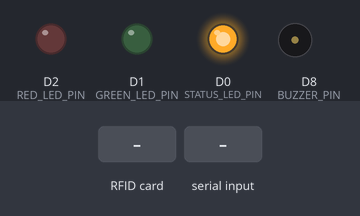
Bench run of a sketch on a simulated ESP8266 (NodeMCU). On the bench: output pins drawn as LEDs (lit = HIGH), buzzer (waves = sounding, pin HIGH). The inputs (shaded band) are chosen by the test bench. WiFi joins after 1.5 s; servers stay silent unless stated; uploads are accepted with an empty reply; what the sketch prints to the serial monitor is not drawn.

Above: at 7.1 s.
7.2 s: RFID card 5E 7A 19 C4 held to the reader
At 7.53 s:
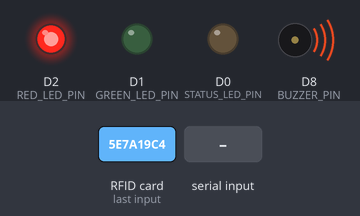
10.2 s: "T" received over Serial
At 12.6 s:
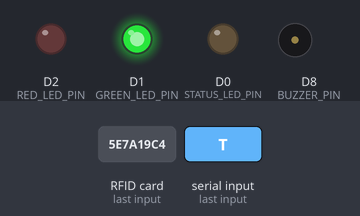
13.2 s: "t" received over Serial
At 16.34 s:
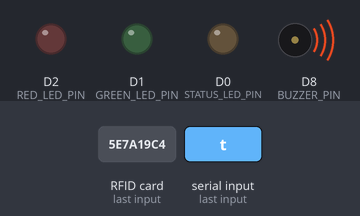
Timing chart, 0 to 17.9 s (numbered marks = the images above; inputs shaded):
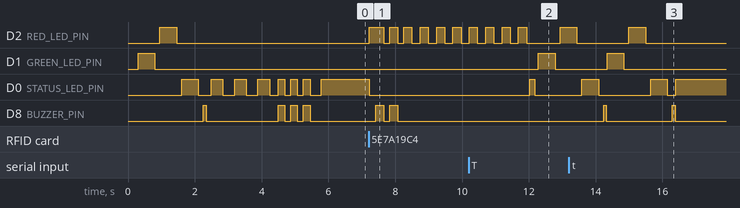

The sketch:

smart_attendance_esp8266.ino
```cpp
/*
 * =========================================================================================
 * SMART ATTENDANCE SYSTEM - IoT BASED COLLEGE MANAGEMENT PLATFORM
 * ESP8266 (NodeMCU) Firmware for RFID RC522, 3 Status LEDs & Buzzer (No LCD Required)
 * =========================================================================================
 *
 * Hardware Connections (NodeMCU ESP8266):
 * - RFID RC522:
 *     3.3V -> 3V3   (DO NOT connect to 5V/VIN!)
 *     GND  -> GND
 *     RST  -> D3 (GPIO 0)
 *     SDA  -> D4 (GPIO 2)
 *     SCK  -> D5 (GPIO 14)
 *     MISO -> D6 (GPIO 12)
 *     MOSI -> D7 (GPIO 13)
 * - 3 LEDs (with 220 Ohm / 330 Ohm resistors to GND):
 *     Green LED  (Attendance Marked)  -> D1 (GPIO 5)
 *     Red LED    (Busy / Rejected)    -> D2 (GPIO 4)
 *     Yellow LED (Wi-Fi / Ready)      -> D0 (GPIO 16)
 * - Piezo Buzzer:
 *     Buzzer (+) -> D8 (GPIO 15)
 *     Buzzer (-) -> GND
 *
 * LED Behavior:
 * - Wi-Fi Connected       : Yellow LED blinks 3 times, then stays ON (Device Ready!)
 * - Device Ready          : Yellow LED ON (Students can tap cards)
 * - Attendance Marked     : Green LED blinks (with success beep)
 * - Rejection / Error     : Red LED blinks 2 times (with 2 error beeps)
 * - 3.5s Busy / Cooldown  : Red LED blinks for ~3.5s ("Do NOT tap card yet!"),
 *                           then Yellow LED turns ON again when Ready!
 * =========================================================================================
 */

#include <ESP8266WiFi.h>
#include <ESP8266HTTPClient.h>
#include <WiFiClient.h>
#include <ArduinoJson.h>
#include <SPI.h>
#include <MFRC522.h>

// Uncomment the line below ONLY if you have a passive buzzer (clicks with digitalWrite)
// #define USE_PASSIVE_BUZZER

// =========================================================================================
// 1. PIN DEFINITIONS
// =========================================================================================

// RC522 RFID SPI Pins (SCK=GPIO14/D5, MISO=GPIO12/D6, MOSI=GPIO13/D7 are fixed hardware SPI)
#define RST_PIN         0       // D3 (GPIO 0)
#define SS_PIN          2       // D4 (GPIO 2) - SDA / SS

// 3 LEDs & Buzzer
#define GREEN_LED_PIN   5       // D1 (GPIO 5)  - Green LED (Attendance Marked)
#define RED_LED_PIN     4       // D2 (GPIO 4)  - Red LED (Rejected / Busy Cooldown)
#define STATUS_LED_PIN  16      // D0 (GPIO 16) - Yellow LED (Wi-Fi 3x Blink + Ready)
#define BUZZER_PIN      15      // D8 (GPIO 15) - Piezo Buzzer

// =========================================================================================
// 2. NETWORK & BACKEND SERVER CONFIGURATION
// =========================================================================================

const char* WIFI_SSID       = "Adii's S24";
const char* WIFI_PASSWORD   = "";   // Open hotspot (no password)

// NOTE FOR SAMSUNG S24 HOTSPOT:
// ESP8266 only supports 2.4 GHz Wi-Fi!
// On your phone: Mobile Hotspot -> Configure -> Band -> Select "2.4 GHz" (not 5 GHz).

// Your laptop's Wi-Fi IPv4 address (verified via ipconfig):
const char* SERVER_BASE_URL = "http://10.35.193.207:5000/api";

// Registered device credentials in backend database (configured by Super Admin):
const char* DEVICE_ID       = "ESP32-TY-A-01";
const char* DEVICE_TOKEN    = "esp32_secret_token_101";

// =========================================================================================
// 3. GLOBAL OBJECTS & STATE VARIABLES
// =========================================================================================

MFRC522 mfrc522(SS_PIN, RST_PIN);

struct OfflineScan {
  char cardUid[20];
  char eventId[32];
  unsigned long timestamp;
};

#define OFFLINE_QUEUE_SIZE 20
OfflineScan offlineQueue[OFFLINE_QUEUE_SIZE];
int queueCount = 0;

const unsigned long SCAN_BUSY_COOLDOWN_MS = 3500; // 3.5 sec busy cooldown with Red LED blink
unsigned long lastHeartbeatMillis = 0;
const unsigned long HEARTBEAT_INTERVAL_MS = 60000; // 60 seconds
unsigned long lastReconnectMillis = 0;

// =========================================================================================
// 4. BUZZER & 3-LED FEEDBACK HELPERS
// =========================================================================================

void buzzerOn(int freq = 2000) {
#ifdef USE_PASSIVE_BUZZER
  tone(BUZZER_PIN, freq);
#else
  digitalWrite(BUZZER_PIN, HIGH);
#endif
}

void buzzerOff() {
#ifdef USE_PASSIVE_BUZZER
  noTone(BUZZER_PIN);
#else
  digitalWrite(BUZZER_PIN, LOW);
#endif
}

void playStartupBeep() {
  buzzerOn(2200);
  delay(80);
  buzzerOff();
}

void runLedAndBuzzerTest() {
  Serial.println("[TEST] Checking all 3 LEDs + Buzzer one by one...");
  digitalWrite(GREEN_LED_PIN, LOW);
  digitalWrite(RED_LED_PIN, LOW);
  digitalWrite(STATUS_LED_PIN, LOW);

  Serial.println("[TEST] 1/3 Green LED (D1) ON");
  digitalWrite(GREEN_LED_PIN, HIGH); delay(500);
  digitalWrite(GREEN_LED_PIN, LOW);  delay(150);

  Serial.println("[TEST] 2/3 Red LED (D2) ON");
  digitalWrite(RED_LED_PIN, HIGH);   delay(500);
  digitalWrite(RED_LED_PIN, LOW);    delay(150);

  Serial.println("[TEST] 3/3 Yellow LED (D0) ON");
  digitalWrite(STATUS_LED_PIN, HIGH); delay(500);
  digitalWrite(STATUS_LED_PIN, LOW);  delay(150);

  playStartupBeep();
  Serial.println("[TEST] Hardware test finished.");
}

// Yellow LED: Ready when Wi-Fi is connected, OFF when disconnected
void updateReadyLed() {
  if (WiFi.status() == WL_CONNECTED) {
    digitalWrite(STATUS_LED_PIN, HIGH); // Ready! Tap card
  } else {
    digitalWrite(STATUS_LED_PIN, LOW);  // Not connected yet
  }
}

// Blink Yellow LED 3 times to confirm Wi-Fi connectivity, then leave Yellow ON (Ready)
void indicateWifiConnected() {
  digitalWrite(GREEN_LED_PIN, LOW);
  digitalWrite(RED_LED_PIN, LOW);
  digitalWrite(STATUS_LED_PIN, LOW);
  delay(250);
  for (int i = 0; i < 3; i++) {
    digitalWrite(STATUS_LED_PIN, HIGH);
    buzzerOn(2200);
    delay(200);
    digitalWrite(STATUS_LED_PIN, LOW);
    buzzerOff();
    delay(180);
  }
  delay(150);
  digitalWrite(STATUS_LED_PIN, HIGH); // Stay ON = Ready for scanning!
}

// Green LED blinks on successful attendance mark
void indicateAttendanceMarked() {
  digitalWrite(STATUS_LED_PIN, LOW);
  digitalWrite(RED_LED_PIN, LOW);
  for (int i = 0; i < 3; i++) {
    digitalWrite(GREEN_LED_PIN, HIGH);
    if (i == 0) buzzerOn(2400);
    delay(220);
    buzzerOff();
    digitalWrite(GREEN_LED_PIN, LOW);
    delay(140);
  }
}

// Red LED blinks 2 times on rejection (Unknown card, Duplicate, Blocked, Error)
void indicateRejection() {
  digitalWrite(STATUS_LED_PIN, LOW);
  digitalWrite(GREEN_LED_PIN, LOW);
  for (int i = 0; i < 2; i++) {
    digitalWrite(RED_LED_PIN, HIGH);
    buzzerOn(900);
    delay(240);
    digitalWrite(RED_LED_PIN, LOW);
    buzzerOff();
    delay(180);
  }
}

// 3-4 sec Busy / Cooldown: Red LED blinks continuously -> "Do NOT tap card yet!"
// Then turns Red OFF and turns Yellow ON -> "Device Ready again!"
void waitBusyCooldownAndSignalReady(unsigned long durationMs) {
  digitalWrite(STATUS_LED_PIN, LOW);
  digitalWrite(GREEN_LED_PIN, LOW);

  Serial.println("[BUSY] Cooldown active (Red blinking - Do NOT tap card yet)...");
  unsigned long startMs = millis();
  bool redState = true;

  while (millis() - startMs < durationMs) {
    digitalWrite(RED_LED_PIN, redState ? HIGH : LOW);
    redState = !redState;

    // Drain/halt any premature card read attempts during cooldown
    if (mfrc522.PICC_IsNewCardPresent() && mfrc522.PICC_ReadCardSerial()) {
      mfrc522.PICC_HaltA();
      mfrc522.PCD_StopCrypto1();
    }
    delay(220);
  }

  digitalWrite(RED_LED_PIN, LOW);
  delay(100);

  // Ready again -> Yellow LED blinks briefly and stays ON
  if (WiFi.status() == WL_CONNECTED) {
    digitalWrite(STATUS_LED_PIN, HIGH);
    delay(150);
    digitalWrite(STATUS_LED_PIN, LOW);
    delay(100);
    digitalWrite(STATUS_LED_PIN, HIGH);
    Serial.println("[READY] Yellow LED ON -> Ready for next RFID card!");
  } else {
    Serial.println("[WIFI] Offline -> waiting for Wi-Fi connection...");
  }
}

// =========================================================================================
// 5. WI-FI & HEARTBEAT MANAGEMENT
// =========================================================================================

void startWiFiConnection() {
  WiFi.persistent(false);
  WiFi.setAutoReconnect(true);
  WiFi.mode(WIFI_STA);
  if (strlen(WIFI_PASSWORD) == 0) {
    WiFi.begin(WIFI_SSID); // Open hotspot (no password)
  } else {
    WiFi.begin(WIFI_SSID, WIFI_PASSWORD);
  }
}

void connectWiFi() {
  Serial.printf("\n[WIFI] Connecting to \"%s\"", WIFI_SSID);
  startWiFiConnection();

  int attempts = 0;
  while (WiFi.status() != WL_CONNECTED && attempts < 30) {
    digitalWrite(STATUS_LED_PIN, attempts % 2 == 0 ? HIGH : LOW);
    delay(350);
    Serial.print(".");
    attempts++;
  }

  if (WiFi.status() == WL_CONNECTED) {
    Serial.println("\n[WIFI] Connected!");
    Serial.print("[WIFI] ESP8266 IP Address: ");
    Serial.println(WiFi.localIP());
    indicateWifiConnected(); // Blinks Yellow 3 times, then keeps Yellow ON (Ready!)
  } else {
    digitalWrite(STATUS_LED_PIN, LOW);
    Serial.println("\n[WIFI] Failed! Ensure 'Adii's S24' Hotspot Band is set to 2.4 GHz.");
    indicateRejection(); // 2 Red blinks
  }
}

void sendHeartbeat() {
  if (WiFi.status() != WL_CONNECTED) return;

  WiFiClient client;
  HTTPClient http;
  String url = String(SERVER_BASE_URL) + "/devices/heartbeat";

  if (!http.begin(client, url)) return;

  http.setTimeout(4000);
  http.addHeader("Content-Type", "application/json");
  http.addHeader("X-Device-Id", DEVICE_ID);
  http.addHeader("X-Device-Token", DEVICE_TOKEN);

  StaticJsonDocument<128> doc;
  doc["deviceId"] = DEVICE_ID;
  doc["wifiRssi"] = WiFi.RSSI();
  doc["freeHeap"] = ESP.getFreeHeap();

  String payload;
  serializeJson(doc, payload);

  int httpCode = http.POST(payload);
  if (httpCode > 0) {
    Serial.printf("[HEARTBEAT] Server HTTP %d (Online)\n", httpCode);
  } else {
    Serial.printf("[HEARTBEAT] Error: %s\n", http.errorToString(httpCode).c_str());
  }
  http.end();
}

// =========================================================================================
// 6. OFFLINE SCAN BUFFER & SYNCHRONIZATION
// =========================================================================================

void enqueueOfflineScan(const String& uid) {
  if (queueCount >= OFFLINE_QUEUE_SIZE) {
    for (int i = 0; i < OFFLINE_QUEUE_SIZE - 1; i++) {
      offlineQueue[i] = offlineQueue[i + 1];
    }
    queueCount = OFFLINE_QUEUE_SIZE - 1;
  }

  strncpy(offlineQueue[queueCount].cardUid, uid.c_str(), sizeof(offlineQueue[queueCount].cardUid) - 1);
  offlineQueue[queueCount].cardUid[sizeof(offlineQueue[queueCount].cardUid) - 1] = '\0';
  snprintf(offlineQueue[queueCount].eventId, sizeof(offlineQueue[queueCount].eventId), "OFF-%lu-%d", millis(), queueCount);
  offlineQueue[queueCount].timestamp = millis();
  queueCount++;

  Serial.printf("[OFFLINE] Buffered UID %s. Queue size: %d\n", uid.c_str(), queueCount);
}

void syncOfflineScans() {
  if (queueCount == 0 || WiFi.status() != WL_CONNECTED) return;

  Serial.printf("[SYNC] Syncing %d offline scan(s)...\n", queueCount);
  WiFiClient client;
  HTTPClient http;
  String url = String(SERVER_BASE_URL) + "/devices/sync-offline";

  if (!http.begin(client, url)) return;

  http.setTimeout(5000);
  http.addHeader("Content-Type", "application/json");
  http.addHeader("X-Device-Id", DEVICE_ID);
  http.addHeader("X-Device-Token", DEVICE_TOKEN);

  DynamicJsonDocument doc(2048);
  JsonArray queueArr = doc.createNestedArray("queue");
  for (int i = 0; i < queueCount; i++) {
    JsonObject item = queueArr.createNestedObject();
    item["cardUid"] = offlineQueue[i].cardUid;
    item["scanEventId"] = offlineQueue[i].eventId;
    item["timestamp"] = offlineQueue[i].timestamp;
  }

  String payload;
  serializeJson(doc, payload);
  int httpCode = http.POST(payload);

  if (httpCode == 200 || httpCode == 201) {
    Serial.println("[SYNC] Offline queue synced successfully!");
    queueCount = 0;
  } else {
    Serial.printf("[SYNC] Sync failed. HTTP %d\n", httpCode);
  }
  http.end();
}

// =========================================================================================
// 7. REST API SCAN DISPATCHER
// =========================================================================================

void sendScanToServer(const String& cardUid) {
  // Turn Yellow OFF & Red ON while communicating with server ("Scanning — do not tap!")
  digitalWrite(STATUS_LED_PIN, LOW);
  digitalWrite(GREEN_LED_PIN, LOW);
  digitalWrite(RED_LED_PIN, HIGH);

  if (WiFi.status() != WL_CONNECTED) {
    Serial.println("[OFFLINE] Wi-Fi not connected -> scan buffered offline.");
    enqueueOfflineScan(cardUid);
    digitalWrite(RED_LED_PIN, LOW);
    indicateRejection(); // 2 Red blinks
    waitBusyCooldownAndSignalReady(SCAN_BUSY_COOLDOWN_MS);
    return;
  }

  WiFiClient client;
  HTTPClient http;
  String url = String(SERVER_BASE_URL) + "/devices/scan";

  if (!http.begin(client, url)) {
    Serial.println("[HTTP] Unable to begin connection.");
    digitalWrite(RED_LED_PIN, LOW);
    indicateRejection();
    waitBusyCooldownAndSignalReady(SCAN_BUSY_COOLDOWN_MS);
    return;
  }

  http.setTimeout(4000);
  http.addHeader("Content-Type", "application/json");
  http.addHeader("X-Device-Id", DEVICE_ID);
  http.addHeader("X-Device-Token", DEVICE_TOKEN);

  StaticJsonDocument<256> reqDoc;
  reqDoc["cardUid"] = cardUid;
  reqDoc["scanEventId"] = "EVT-" + String(millis());
  reqDoc["deviceCode"] = DEVICE_ID;

  String reqPayload;
  serializeJson(reqDoc, reqPayload);

  int httpCode = http.POST(reqPayload);
  digitalWrite(RED_LED_PIN, LOW);

  if (httpCode > 0) {
    String responseString = http.getString();
    DynamicJsonDocument resDoc(1024);
    DeserializationError error = deserializeJson(resDoc, responseString);

    if (!error) {
      bool isSuccess = resDoc["success"] | false;
      const char* studentName = resDoc["studentName"] | "Unknown";
      const char* subjectName = resDoc["subjectName"] | "Lecture";
      const char* statusText  = resDoc["attendanceStatus"] | "";
      const char* msg         = resDoc["message"] | "No message";
      const char* errCode     = resDoc["errorCode"] | "";

      if (isSuccess) {
        Serial.printf("[SUCCESS] %s -> %s (%s)\n", studentName, subjectName, statusText);
        indicateAttendanceMarked(); // Green LED blinks!
      } else {
        Serial.printf("[REJECTED] (%s) %s\n", errCode, msg);
        indicateRejection(); // Red LED blinks 2 times!
      }
    } else {
      Serial.println("[ERROR] Invalid server response.");
      indicateRejection();
    }
  } else {
    Serial.printf("[HTTP ERROR] %s -> Buffering scan offline.\n", http.errorToString(httpCode).c_str());
    enqueueOfflineScan(cardUid);
    indicateRejection();
  }

  http.end();

  // 3.5-second Red LED blinking cooldown ("Do NOT tap yet"), then Yellow LED ON (Ready!)
  waitBusyCooldownAndSignalReady(SCAN_BUSY_COOLDOWN_MS);
}

// =========================================================================================
// 8. SETUP & MAIN LOOP
// =========================================================================================

void setup() {
  Serial.begin(115200);
  delay(300);
  Serial.println("\n=== SMART ATTENDANCE SYSTEM (ESP8266 NodeMCU) ===");

  pinMode(GREEN_LED_PIN, OUTPUT);
  pinMode(RED_LED_PIN, OUTPUT);
  pinMode(STATUS_LED_PIN, OUTPUT);
  pinMode(BUZZER_PIN, OUTPUT);

  digitalWrite(GREEN_LED_PIN, LOW);
  digitalWrite(RED_LED_PIN, LOW);
  digitalWrite(STATUS_LED_PIN, LOW);
  buzzerOff();

  runLedAndBuzzerTest();

  SPI.begin();
  mfrc522.PCD_Init();
  delay(100);
  mfrc522.PCD_SetAntennaGain(mfrc522.RxGain_max);
  byte rcVersion = mfrc522.PCD_ReadRegister(mfrc522.VersionReg);
  Serial.printf("[RFID] Reader Version: 0x%02X ", rcVersion);
  mfrc522.PCD_DumpVersionToSerial();
  if (rcVersion == 0x00 || rcVersion == 0xFF) {
    Serial.println("[RFID ERROR] RC522 module not responding! Check 3.3V power & RST(D3)/SDA(D4)/SCK(D5)/MISO(D6)/MOSI(D7) wires.");
    indicateRejection();
  }

  connectWiFi();
  sendHeartbeat();
  Serial.println("[READY] System ready! Tap an RFID card (or send 'T' in Serial Monitor to test LEDs).");
}

void loop() {
  unsigned long currentMillis = millis();
  updateReadyLed();

  if (Serial.available() > 0) {
    char cmd = Serial.read();
    if (cmd == 'T' || cmd == 't') {
      runLedAndBuzzerTest();
    }
  }

  // 1. Reconnect Wi-Fi every 25 seconds if disconnected (proper timeout for phone hotspot DHCP)
  if (WiFi.status() != WL_CONNECTED && (currentMillis - lastReconnectMillis >= 25000)) {
    lastReconnectMillis = currentMillis;
    Serial.println("[WIFI] Reconnecting...");
    connectWiFi();
    if (WiFi.status() == WL_CONNECTED) {
      sendHeartbeat();
      syncOfflineScans();
    }
  }

  // 2. Periodic Heartbeat & Offline Sync every 60 seconds
  if (currentMillis - lastHeartbeatMillis >= HEARTBEAT_INTERVAL_MS) {
    lastHeartbeatMillis = currentMillis;
    sendHeartbeat();
    syncOfflineScans();
  }

  // 3. Check for new RFID card
  if (!mfrc522.PICC_IsNewCardPresent()) {
    return;
  }
  if (!mfrc522.PICC_ReadCardSerial()) {
    return;
  }

  // Format UID into uppercase HEX string
  String uidString = "";
  for (byte i = 0; i < mfrc522.uid.size; i++) {
    if (mfrc522.uid.uidByte[i] < 0x10) uidString += "0";
    uidString += String(mfrc522.uid.uidByte[i], HEX);
  }
  uidString.toUpperCase();

  Serial.println("\n-------------------------------------------");
  Serial.printf("[RFID SCANNED] Card UID: %s\n", uidString.c_str());

  // Process scan -> Green/Red result -> 3.5s Red busy cooldown -> Yellow Ready ON
  sendScanToServer(uidString);

  mfrc522.PICC_HaltA();
  mfrc522.PCD_StopCrypto1();
}
```

Measured:
- after the input at 7.2 s, D2 (RED_LED_PIN): goes HIGH 0.44 s, LOW 0.18 s, HIGH 0.24 s, LOW 0.18 s, 3 × (HIGH 0.25 s, LOW 0.25 s), HIGH 0.25 s, then LOW, starting at once; D0 (STATUS_LED_PIN): HIGH → LOW at once; D8 (BUZZER_PIN): alternates HIGH for 0.24 s and LOW for 0.18 s, 4 changes in all, then stays LOW, starting after 0.22 s
- after the input at 10.2 s, D1 (GREEN_LED_PIN): LOW → HIGH after 2.1 s, → LOW 0.50 s later; D0 (STATUS_LED_PIN): goes on until 12.2 s, then stays LOW
- after the input at 13.2 s, D1 (GREEN_LED_PIN): LOW → HIGH after 1.1 s, → LOW 0.50 s later
